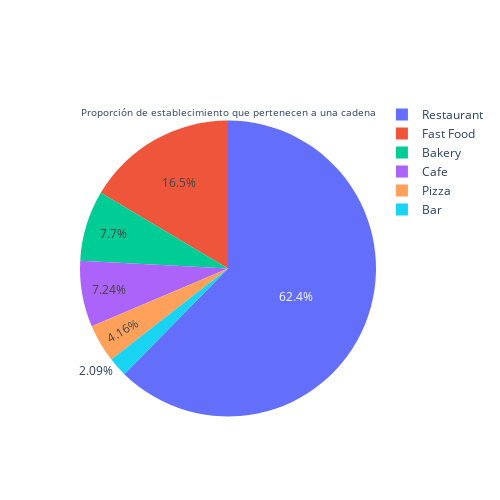

The notebook cell saved with this chart:
### Code cell
fig = go.Figure(data=[go.Pie(labels=chain_prop.tipo_local, values=chain_prop.cantidad_local,
                             title="Proporción de establecimiento que pertenecen a una cadena")])
fig.update_layout(width=500,height=500)
fig.show()

### Figure 1 — Plotly figure (JSON) as saved in the notebook; plotly's stock layout.template omitted (floating-point values rounded to 4 significant figures)
{"data": [{"labels": ["Restaurant", "Fast Food", "Bakery", "Cafe", "Pizza", "Bar"], "title": {"text": "Proporción de establecimiento que pertenecen a una cadena"}, "type": "pie", "values": [2292, 605, 283, 266, 153, 77]}], "layout": {"height": 500, "width": 500}}
